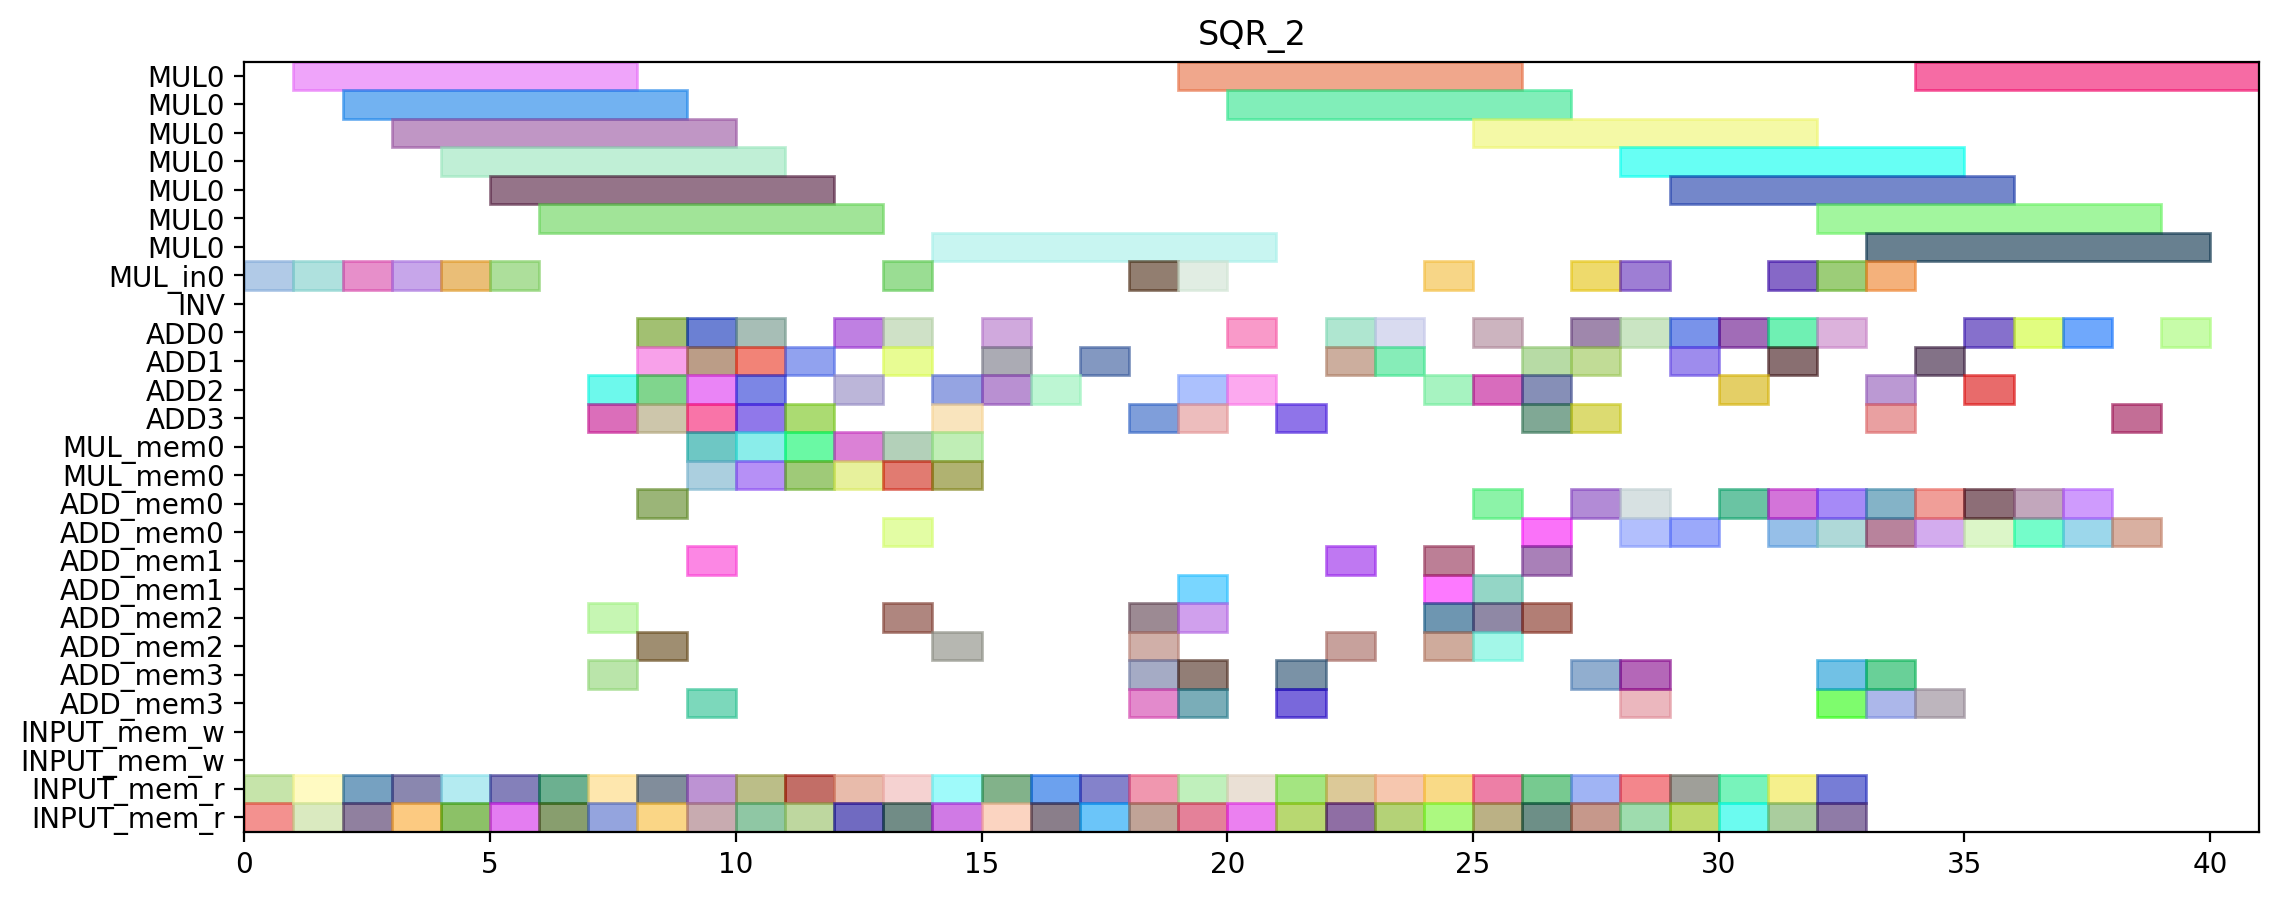

Generate this figure with Python:
from pyschedule import Scenario, solvers, plotters, alt


def solve():
	horizon = 124
	S = Scenario("SQR_2", horizon=horizon)

	# resource
	MUL = S.Resources('MUL', num=1, size=7)
	MUL_in = S.Resources('MUL_in', num=1)
	INV = S.Resource('INV')
	ADD = S.Resources('ADD', num=4, periods=range(1, horizon))
	MUL_mem = S.Resources('MUL_mem', num=1, size=2)
	ADD_mem = S.Resources('ADD_mem', num=4, size=2)
	INPUT_mem_w = S.Resource('INPUT_mem_w', size=2)
	INPUT_mem_r = S.Resource('INPUT_mem_r', size=2)

	# result of previous scheduling
	c_t2_t3_t1_in = S.Task('c_t2_t3_t1_in', length=1, delay_cost=1)
	S += c_t2_t3_t1_in >= 0
	c_t2_t3_t1_in += MUL_in[0]

	c_t2_t3_t1_mem0 = S.Task('c_t2_t3_t1_mem0', length=1, delay_cost=1)
	S += c_t2_t3_t1_mem0 >= 0
	c_t2_t3_t1_mem0 += INPUT_mem_r

	c_t2_t3_t1_mem1 = S.Task('c_t2_t3_t1_mem1', length=1, delay_cost=1)
	S += c_t2_t3_t1_mem1 >= 0
	c_t2_t3_t1_mem1 += INPUT_mem_r

	c_t1_t3_t0_in = S.Task('c_t1_t3_t0_in', length=1, delay_cost=1)
	S += c_t1_t3_t0_in >= 1
	c_t1_t3_t0_in += MUL_in[0]

	c_t1_t3_t0_mem0 = S.Task('c_t1_t3_t0_mem0', length=1, delay_cost=1)
	S += c_t1_t3_t0_mem0 >= 1
	c_t1_t3_t0_mem0 += INPUT_mem_r

	c_t1_t3_t0_mem1 = S.Task('c_t1_t3_t0_mem1', length=1, delay_cost=1)
	S += c_t1_t3_t0_mem1 >= 1
	c_t1_t3_t0_mem1 += INPUT_mem_r

	c_t2_t3_t1 = S.Task('c_t2_t3_t1', length=7, delay_cost=1)
	S += c_t2_t3_t1 >= 1
	c_t2_t3_t1 += MUL[0]

	c_t1_t3_t0 = S.Task('c_t1_t3_t0', length=7, delay_cost=1)
	S += c_t1_t3_t0 >= 2
	c_t1_t3_t0 += MUL[0]

	c_t2_t3_t0_in = S.Task('c_t2_t3_t0_in', length=1, delay_cost=1)
	S += c_t2_t3_t0_in >= 2
	c_t2_t3_t0_in += MUL_in[0]

	c_t2_t3_t0_mem0 = S.Task('c_t2_t3_t0_mem0', length=1, delay_cost=1)
	S += c_t2_t3_t0_mem0 >= 2
	c_t2_t3_t0_mem0 += INPUT_mem_r

	c_t2_t3_t0_mem1 = S.Task('c_t2_t3_t0_mem1', length=1, delay_cost=1)
	S += c_t2_t3_t0_mem1 >= 2
	c_t2_t3_t0_mem1 += INPUT_mem_r

	c_t0_t3_t1_in = S.Task('c_t0_t3_t1_in', length=1, delay_cost=1)
	S += c_t0_t3_t1_in >= 3
	c_t0_t3_t1_in += MUL_in[0]

	c_t0_t3_t1_mem0 = S.Task('c_t0_t3_t1_mem0', length=1, delay_cost=1)
	S += c_t0_t3_t1_mem0 >= 3
	c_t0_t3_t1_mem0 += INPUT_mem_r

	c_t0_t3_t1_mem1 = S.Task('c_t0_t3_t1_mem1', length=1, delay_cost=1)
	S += c_t0_t3_t1_mem1 >= 3
	c_t0_t3_t1_mem1 += INPUT_mem_r

	c_t2_t3_t0 = S.Task('c_t2_t3_t0', length=7, delay_cost=1)
	S += c_t2_t3_t0 >= 3
	c_t2_t3_t0 += MUL[0]

	c_t0_t3_t1 = S.Task('c_t0_t3_t1', length=7, delay_cost=1)
	S += c_t0_t3_t1 >= 4
	c_t0_t3_t1 += MUL[0]

	c_t1_t3_t1_in = S.Task('c_t1_t3_t1_in', length=1, delay_cost=1)
	S += c_t1_t3_t1_in >= 4
	c_t1_t3_t1_in += MUL_in[0]

	c_t1_t3_t1_mem0 = S.Task('c_t1_t3_t1_mem0', length=1, delay_cost=1)
	S += c_t1_t3_t1_mem0 >= 4
	c_t1_t3_t1_mem0 += INPUT_mem_r

	c_t1_t3_t1_mem1 = S.Task('c_t1_t3_t1_mem1', length=1, delay_cost=1)
	S += c_t1_t3_t1_mem1 >= 4
	c_t1_t3_t1_mem1 += INPUT_mem_r

	c_t0_t3_t0_in = S.Task('c_t0_t3_t0_in', length=1, delay_cost=1)
	S += c_t0_t3_t0_in >= 5
	c_t0_t3_t0_in += MUL_in[0]

	c_t0_t3_t0_mem0 = S.Task('c_t0_t3_t0_mem0', length=1, delay_cost=1)
	S += c_t0_t3_t0_mem0 >= 5
	c_t0_t3_t0_mem0 += INPUT_mem_r

	c_t0_t3_t0_mem1 = S.Task('c_t0_t3_t0_mem1', length=1, delay_cost=1)
	S += c_t0_t3_t0_mem1 >= 5
	c_t0_t3_t0_mem1 += INPUT_mem_r

	c_t1_t3_t1 = S.Task('c_t1_t3_t1', length=7, delay_cost=1)
	S += c_t1_t3_t1 >= 5
	c_t1_t3_t1 += MUL[0]

	c_t0_t3_t0 = S.Task('c_t0_t3_t0', length=7, delay_cost=1)
	S += c_t0_t3_t0 >= 6
	c_t0_t3_t0 += MUL[0]

	c_t1_a1__x10_mem0 = S.Task('c_t1_a1__x10_mem0', length=1, delay_cost=1)
	S += c_t1_a1__x10_mem0 >= 6
	c_t1_a1__x10_mem0 += INPUT_mem_r

	c_t2_a1__x00_mem0 = S.Task('c_t2_a1__x00_mem0', length=1, delay_cost=1)
	S += c_t2_a1__x00_mem0 >= 6
	c_t2_a1__x00_mem0 += INPUT_mem_r

	c_t0_a1__x00_mem0 = S.Task('c_t0_a1__x00_mem0', length=1, delay_cost=1)
	S += c_t0_a1__x00_mem0 >= 7
	c_t0_a1__x00_mem0 += INPUT_mem_r

	c_t1_a1__x00_mem0 = S.Task('c_t1_a1__x00_mem0', length=1, delay_cost=1)
	S += c_t1_a1__x00_mem0 >= 7
	c_t1_a1__x00_mem0 += INPUT_mem_r

	c_t1_a1__x10 = S.Task('c_t1_a1__x10', length=1, delay_cost=1)
	S += c_t1_a1__x10 >= 7
	c_t1_a1__x10 += ADD[2]

	c_t2_a1__x00 = S.Task('c_t2_a1__x00', length=1, delay_cost=1)
	S += c_t2_a1__x00 >= 7
	c_t2_a1__x00 += ADD[3]

	c_t0_a1__x00 = S.Task('c_t0_a1__x00', length=1, delay_cost=1)
	S += c_t0_a1__x00 >= 8
	c_t0_a1__x00 += ADD[0]

	c_t0_a1__x10_mem0 = S.Task('c_t0_a1__x10_mem0', length=1, delay_cost=1)
	S += c_t0_a1__x10_mem0 >= 8
	c_t0_a1__x10_mem0 += INPUT_mem_r

	c_t1_a1__x00 = S.Task('c_t1_a1__x00', length=1, delay_cost=1)
	S += c_t1_a1__x00 >= 8
	c_t1_a1__x00 += ADD[2]

	c_t2_a1__x10_mem0 = S.Task('c_t2_a1__x10_mem0', length=1, delay_cost=1)
	S += c_t2_a1__x10_mem0 >= 8
	c_t2_a1__x10_mem0 += INPUT_mem_r

	c_t0_a1__x10 = S.Task('c_t0_a1__x10', length=1, delay_cost=1)
	S += c_t0_a1__x10 >= 9
	c_t0_a1__x10 += ADD[1]

	c_t1_t3_t3_mem0 = S.Task('c_t1_t3_t3_mem0', length=1, delay_cost=1)
	S += c_t1_t3_t3_mem0 >= 9
	c_t1_t3_t3_mem0 += INPUT_mem_r

	c_t1_t3_t3_mem1 = S.Task('c_t1_t3_t3_mem1', length=1, delay_cost=1)
	S += c_t1_t3_t3_mem1 >= 9
	c_t1_t3_t3_mem1 += INPUT_mem_r

	c_t2_a1__x10 = S.Task('c_t2_a1__x10', length=1, delay_cost=1)
	S += c_t2_a1__x10 >= 9
	c_t2_a1__x10 += ADD[3]

	c_t1_t3_t3 = S.Task('c_t1_t3_t3', length=1, delay_cost=1)
	S += c_t1_t3_t3 >= 10
	c_t1_t3_t3 += ADD[3]

	c_t4001_mem0 = S.Task('c_t4001_mem0', length=1, delay_cost=1)
	S += c_t4001_mem0 >= 10
	c_t4001_mem0 += INPUT_mem_r

	c_t4001_mem1 = S.Task('c_t4001_mem1', length=1, delay_cost=1)
	S += c_t4001_mem1 >= 10
	c_t4001_mem1 += INPUT_mem_r

	c_t0_t3_t3_mem0 = S.Task('c_t0_t3_t3_mem0', length=1, delay_cost=1)
	S += c_t0_t3_t3_mem0 >= 11
	c_t0_t3_t3_mem0 += INPUT_mem_r

	c_t0_t3_t3_mem1 = S.Task('c_t0_t3_t3_mem1', length=1, delay_cost=1)
	S += c_t0_t3_t3_mem1 >= 11
	c_t0_t3_t3_mem1 += INPUT_mem_r

	c_t4001 = S.Task('c_t4001', length=1, delay_cost=1)
	S += c_t4001 >= 11
	c_t4001 += ADD[3]

	c_t0_t3_t2_mem0 = S.Task('c_t0_t3_t2_mem0', length=1, delay_cost=1)
	S += c_t0_t3_t2_mem0 >= 12
	c_t0_t3_t2_mem0 += INPUT_mem_r

	c_t0_t3_t2_mem1 = S.Task('c_t0_t3_t2_mem1', length=1, delay_cost=1)
	S += c_t0_t3_t2_mem1 >= 12
	c_t0_t3_t2_mem1 += INPUT_mem_r

	c_t0_t3_t3 = S.Task('c_t0_t3_t3', length=1, delay_cost=1)
	S += c_t0_t3_t3 >= 12
	c_t0_t3_t3 += ADD[2]

	c_t0_t3_t2 = S.Task('c_t0_t3_t2', length=1, delay_cost=1)
	S += c_t0_t3_t2 >= 13
	c_t0_t3_t2 += ADD[0]

	c_t3010_mem0 = S.Task('c_t3010_mem0', length=1, delay_cost=1)
	S += c_t3010_mem0 >= 13
	c_t3010_mem0 += INPUT_mem_r

	c_t3010_mem1 = S.Task('c_t3010_mem1', length=1, delay_cost=1)
	S += c_t3010_mem1 >= 13
	c_t3010_mem1 += INPUT_mem_r

	c_t3001_mem0 = S.Task('c_t3001_mem0', length=1, delay_cost=1)
	S += c_t3001_mem0 >= 14
	c_t3001_mem0 += INPUT_mem_r

	c_t3001_mem1 = S.Task('c_t3001_mem1', length=1, delay_cost=1)
	S += c_t3001_mem1 >= 14
	c_t3001_mem1 += INPUT_mem_r

	c_t3010 = S.Task('c_t3010', length=1, delay_cost=1)
	S += c_t3010 >= 14
	c_t3010 += ADD[2]

	c_t2_t11_mem0 = S.Task('c_t2_t11_mem0', length=1, delay_cost=1)
	S += c_t2_t11_mem0 >= 15
	c_t2_t11_mem0 += INPUT_mem_r

	c_t2_t11_mem1 = S.Task('c_t2_t11_mem1', length=1, delay_cost=1)
	S += c_t2_t11_mem1 >= 15
	c_t2_t11_mem1 += INPUT_mem_r

	c_t3001 = S.Task('c_t3001', length=1, delay_cost=1)
	S += c_t3001 >= 15
	c_t3001 += ADD[1]

	c_t0_t10_mem0 = S.Task('c_t0_t10_mem0', length=1, delay_cost=1)
	S += c_t0_t10_mem0 >= 16
	c_t0_t10_mem0 += INPUT_mem_r

	c_t0_t10_mem1 = S.Task('c_t0_t10_mem1', length=1, delay_cost=1)
	S += c_t0_t10_mem1 >= 16
	c_t0_t10_mem1 += INPUT_mem_r

	c_t2_t11 = S.Task('c_t2_t11', length=1, delay_cost=1)
	S += c_t2_t11 >= 16
	c_t2_t11 += ADD[2]

	c_t0_t10 = S.Task('c_t0_t10', length=1, delay_cost=1)
	S += c_t0_t10 >= 17
	c_t0_t10 += ADD[1]

	c_t3000_mem0 = S.Task('c_t3000_mem0', length=1, delay_cost=1)
	S += c_t3000_mem0 >= 17
	c_t3000_mem0 += INPUT_mem_r

	c_t3000_mem1 = S.Task('c_t3000_mem1', length=1, delay_cost=1)
	S += c_t3000_mem1 >= 17
	c_t3000_mem1 += INPUT_mem_r

	c_t1_t3_t2_mem0 = S.Task('c_t1_t3_t2_mem0', length=1, delay_cost=1)
	S += c_t1_t3_t2_mem0 >= 18
	c_t1_t3_t2_mem0 += INPUT_mem_r

	c_t1_t3_t2_mem1 = S.Task('c_t1_t3_t2_mem1', length=1, delay_cost=1)
	S += c_t1_t3_t2_mem1 >= 18
	c_t1_t3_t2_mem1 += INPUT_mem_r

	c_t3000 = S.Task('c_t3000', length=1, delay_cost=1)
	S += c_t3000 >= 18
	c_t3000 += ADD[3]

	c_t1_t3_t2 = S.Task('c_t1_t3_t2', length=1, delay_cost=1)
	S += c_t1_t3_t2 >= 19
	c_t1_t3_t2 += ADD[2]

	c_t2_t3_t2_mem0 = S.Task('c_t2_t3_t2_mem0', length=1, delay_cost=1)
	S += c_t2_t3_t2_mem0 >= 19
	c_t2_t3_t2_mem0 += INPUT_mem_r

	c_t2_t3_t2_mem1 = S.Task('c_t2_t3_t2_mem1', length=1, delay_cost=1)
	S += c_t2_t3_t2_mem1 >= 19
	c_t2_t3_t2_mem1 += INPUT_mem_r

	c_t2_t3_t2 = S.Task('c_t2_t3_t2', length=1, delay_cost=1)
	S += c_t2_t3_t2 >= 20
	c_t2_t3_t2 += ADD[0]

	c_t4000_mem0 = S.Task('c_t4000_mem0', length=1, delay_cost=1)
	S += c_t4000_mem0 >= 20
	c_t4000_mem0 += INPUT_mem_r

	c_t4000_mem1 = S.Task('c_t4000_mem1', length=1, delay_cost=1)
	S += c_t4000_mem1 >= 20
	c_t4000_mem1 += INPUT_mem_r

	c_t2_t10_mem0 = S.Task('c_t2_t10_mem0', length=1, delay_cost=1)
	S += c_t2_t10_mem0 >= 21
	c_t2_t10_mem0 += INPUT_mem_r

	c_t2_t10_mem1 = S.Task('c_t2_t10_mem1', length=1, delay_cost=1)
	S += c_t2_t10_mem1 >= 21
	c_t2_t10_mem1 += INPUT_mem_r

	c_t4000 = S.Task('c_t4000', length=1, delay_cost=1)
	S += c_t4000 >= 21
	c_t4000 += ADD[3]

	c_t1_t11_mem0 = S.Task('c_t1_t11_mem0', length=1, delay_cost=1)
	S += c_t1_t11_mem0 >= 22
	c_t1_t11_mem0 += INPUT_mem_r

	c_t1_t11_mem1 = S.Task('c_t1_t11_mem1', length=1, delay_cost=1)
	S += c_t1_t11_mem1 >= 22
	c_t1_t11_mem1 += INPUT_mem_r

	c_t2_t10 = S.Task('c_t2_t10', length=1, delay_cost=1)
	S += c_t2_t10 >= 22
	c_t2_t10 += ADD[1]

	c_t1_t11 = S.Task('c_t1_t11', length=1, delay_cost=1)
	S += c_t1_t11 >= 23
	c_t1_t11 += ADD[0]

	c_t3011_mem0 = S.Task('c_t3011_mem0', length=1, delay_cost=1)
	S += c_t3011_mem0 >= 23
	c_t3011_mem0 += INPUT_mem_r

	c_t3011_mem1 = S.Task('c_t3011_mem1', length=1, delay_cost=1)
	S += c_t3011_mem1 >= 23
	c_t3011_mem1 += INPUT_mem_r

	c_t0_t11_mem0 = S.Task('c_t0_t11_mem0', length=1, delay_cost=1)
	S += c_t0_t11_mem0 >= 24
	c_t0_t11_mem0 += INPUT_mem_r

	c_t0_t11_mem1 = S.Task('c_t0_t11_mem1', length=1, delay_cost=1)
	S += c_t0_t11_mem1 >= 24
	c_t0_t11_mem1 += INPUT_mem_r

	c_t3011 = S.Task('c_t3011', length=1, delay_cost=1)
	S += c_t3011 >= 24
	c_t3011 += ADD[2]

	c_t0_t11 = S.Task('c_t0_t11', length=1, delay_cost=1)
	S += c_t0_t11 >= 25
	c_t0_t11 += ADD[0]

	c_t1_t10_mem0 = S.Task('c_t1_t10_mem0', length=1, delay_cost=1)
	S += c_t1_t10_mem0 >= 25
	c_t1_t10_mem0 += INPUT_mem_r

	c_t1_t10_mem1 = S.Task('c_t1_t10_mem1', length=1, delay_cost=1)
	S += c_t1_t10_mem1 >= 25
	c_t1_t10_mem1 += INPUT_mem_r

	c_t1_t10 = S.Task('c_t1_t10', length=1, delay_cost=1)
	S += c_t1_t10 >= 26
	c_t1_t10 += ADD[1]

	c_t2_t3_t3_mem0 = S.Task('c_t2_t3_t3_mem0', length=1, delay_cost=1)
	S += c_t2_t3_t3_mem0 >= 26
	c_t2_t3_t3_mem0 += INPUT_mem_r

	c_t2_t3_t3_mem1 = S.Task('c_t2_t3_t3_mem1', length=1, delay_cost=1)
	S += c_t2_t3_t3_mem1 >= 26
	c_t2_t3_t3_mem1 += INPUT_mem_r

	c_t2_t3_t3 = S.Task('c_t2_t3_t3', length=1, delay_cost=1)
	S += c_t2_t3_t3 >= 27
	c_t2_t3_t3 += ADD[3]

	c_t4010_mem0 = S.Task('c_t4010_mem0', length=1, delay_cost=1)
	S += c_t4010_mem0 >= 27
	c_t4010_mem0 += INPUT_mem_r

	c_t4010_mem1 = S.Task('c_t4010_mem1', length=1, delay_cost=1)
	S += c_t4010_mem1 >= 27
	c_t4010_mem1 += INPUT_mem_r

	c_t4010 = S.Task('c_t4010', length=1, delay_cost=1)
	S += c_t4010 >= 28
	c_t4010 += ADD[0]

	c_t5000_mem0 = S.Task('c_t5000_mem0', length=1, delay_cost=1)
	S += c_t5000_mem0 >= 28
	c_t5000_mem0 += INPUT_mem_r

	c_t5000_mem1 = S.Task('c_t5000_mem1', length=1, delay_cost=1)
	S += c_t5000_mem1 >= 28
	c_t5000_mem1 += INPUT_mem_r

	c_t5000 = S.Task('c_t5000', length=1, delay_cost=1)
	S += c_t5000 >= 29
	c_t5000 += ADD[0]

	c_t5011_mem0 = S.Task('c_t5011_mem0', length=1, delay_cost=1)
	S += c_t5011_mem0 >= 29
	c_t5011_mem0 += INPUT_mem_r

	c_t5011_mem1 = S.Task('c_t5011_mem1', length=1, delay_cost=1)
	S += c_t5011_mem1 >= 29
	c_t5011_mem1 += INPUT_mem_r

	c_t5010_mem0 = S.Task('c_t5010_mem0', length=1, delay_cost=1)
	S += c_t5010_mem0 >= 30
	c_t5010_mem0 += INPUT_mem_r

	c_t5010_mem1 = S.Task('c_t5010_mem1', length=1, delay_cost=1)
	S += c_t5010_mem1 >= 30
	c_t5010_mem1 += INPUT_mem_r

	c_t5011 = S.Task('c_t5011', length=1, delay_cost=1)
	S += c_t5011 >= 30
	c_t5011 += ADD[0]

	c_t4011_mem0 = S.Task('c_t4011_mem0', length=1, delay_cost=1)
	S += c_t4011_mem0 >= 31
	c_t4011_mem0 += INPUT_mem_r

	c_t4011_mem1 = S.Task('c_t4011_mem1', length=1, delay_cost=1)
	S += c_t4011_mem1 >= 31
	c_t4011_mem1 += INPUT_mem_r

	c_t5010 = S.Task('c_t5010', length=1, delay_cost=1)
	S += c_t5010 >= 31
	c_t5010 += ADD[0]

	c_t4011 = S.Task('c_t4011', length=1, delay_cost=1)
	S += c_t4011 >= 32
	c_t4011 += ADD[0]

	c_t5001_mem0 = S.Task('c_t5001_mem0', length=1, delay_cost=1)
	S += c_t5001_mem0 >= 32
	c_t5001_mem0 += INPUT_mem_r

	c_t5001_mem1 = S.Task('c_t5001_mem1', length=1, delay_cost=1)
	S += c_t5001_mem1 >= 32
	c_t5001_mem1 += INPUT_mem_r

	c_t5001 = S.Task('c_t5001', length=1, delay_cost=1)
	S += c_t5001 >= 33
	c_t5001 += ADD[3]


	# new tasks
	c_t0_a1__x01 = S.Task('c_t0_a1__x01', length=1, delay_cost=1)
	c_t0_a1__x01 += alt(ADD)

	c_t0_a1__x01_mem0 = S.Task('c_t0_a1__x01_mem0', length=1, delay_cost=1)
	c_t0_a1__x01_mem0 += ADD_mem[0]
	S += 8 < c_t0_a1__x01_mem0
	S += c_t0_a1__x01_mem0 <= c_t0_a1__x01

	c_t0_a1__x11 = S.Task('c_t0_a1__x11', length=1, delay_cost=1)
	c_t0_a1__x11 += alt(ADD)

	c_t0_a1__x11_mem0 = S.Task('c_t0_a1__x11_mem0', length=1, delay_cost=1)
	c_t0_a1__x11_mem0 += ADD_mem[1]
	S += 9 < c_t0_a1__x11_mem0
	S += c_t0_a1__x11_mem0 <= c_t0_a1__x11

	c_t0_t2_t3 = S.Task('c_t0_t2_t3', length=1, delay_cost=1)
	c_t0_t2_t3 += alt(ADD)

	c_t0_t2_t3_mem0 = S.Task('c_t0_t2_t3_mem0', length=1, delay_cost=1)
	c_t0_t2_t3_mem0 += ADD_mem[1]
	S += 17 < c_t0_t2_t3_mem0
	S += c_t0_t2_t3_mem0 <= c_t0_t2_t3

	c_t0_t2_t3_mem1 = S.Task('c_t0_t2_t3_mem1', length=1, delay_cost=1)
	c_t0_t2_t3_mem1 += ADD_mem[0]
	S += 25 < c_t0_t2_t3_mem1
	S += c_t0_t2_t3_mem1 <= c_t0_t2_t3

	c_t0_t3_t4_in = S.Task('c_t0_t3_t4_in', length=1, delay_cost=1)
	c_t0_t3_t4_in += alt(MUL_in)
	c_t0_t3_t4 = S.Task('c_t0_t3_t4', length=7, delay_cost=1)
	c_t0_t3_t4 += alt(MUL)
	S += c_t0_t3_t4>=c_t0_t3_t4_in

	c_t0_t3_t4_mem0 = S.Task('c_t0_t3_t4_mem0', length=1, delay_cost=1)
	c_t0_t3_t4_mem0 += ADD_mem[0]
	S += 13 < c_t0_t3_t4_mem0
	S += c_t0_t3_t4_mem0 <= c_t0_t3_t4

	c_t0_t3_t4_mem1 = S.Task('c_t0_t3_t4_mem1', length=1, delay_cost=1)
	c_t0_t3_t4_mem1 += ADD_mem[2]
	S += 12 < c_t0_t3_t4_mem1
	S += c_t0_t3_t4_mem1 <= c_t0_t3_t4

	c_t0_t30 = S.Task('c_t0_t30', length=1, delay_cost=1)
	c_t0_t30 += alt(ADD)

	c_t0_t30_mem0 = S.Task('c_t0_t30_mem0', length=1, delay_cost=1)
	c_t0_t30_mem0 += MUL_mem[0]
	S += 12 < c_t0_t30_mem0
	S += c_t0_t30_mem0 <= c_t0_t30

	c_t0_t30_mem1 = S.Task('c_t0_t30_mem1', length=1, delay_cost=1)
	c_t0_t30_mem1 += MUL_mem[0]
	S += 10 < c_t0_t30_mem1
	S += c_t0_t30_mem1 <= c_t0_t30

	c_t0_t3_t5 = S.Task('c_t0_t3_t5', length=1, delay_cost=1)
	c_t0_t3_t5 += alt(ADD)

	c_t0_t3_t5_mem0 = S.Task('c_t0_t3_t5_mem0', length=1, delay_cost=1)
	c_t0_t3_t5_mem0 += MUL_mem[0]
	S += 12 < c_t0_t3_t5_mem0
	S += c_t0_t3_t5_mem0 <= c_t0_t3_t5

	c_t0_t3_t5_mem1 = S.Task('c_t0_t3_t5_mem1', length=1, delay_cost=1)
	c_t0_t3_t5_mem1 += MUL_mem[0]
	S += 10 < c_t0_t3_t5_mem1
	S += c_t0_t3_t5_mem1 <= c_t0_t3_t5

	c_t1_a1__x01 = S.Task('c_t1_a1__x01', length=1, delay_cost=1)
	c_t1_a1__x01 += alt(ADD)

	c_t1_a1__x01_mem0 = S.Task('c_t1_a1__x01_mem0', length=1, delay_cost=1)
	c_t1_a1__x01_mem0 += ADD_mem[2]
	S += 8 < c_t1_a1__x01_mem0
	S += c_t1_a1__x01_mem0 <= c_t1_a1__x01

	c_t1_a1__x11 = S.Task('c_t1_a1__x11', length=1, delay_cost=1)
	c_t1_a1__x11 += alt(ADD)

	c_t1_a1__x11_mem0 = S.Task('c_t1_a1__x11_mem0', length=1, delay_cost=1)
	c_t1_a1__x11_mem0 += ADD_mem[2]
	S += 7 < c_t1_a1__x11_mem0
	S += c_t1_a1__x11_mem0 <= c_t1_a1__x11

	c_t1_t2_t3 = S.Task('c_t1_t2_t3', length=1, delay_cost=1)
	c_t1_t2_t3 += alt(ADD)

	c_t1_t2_t3_mem0 = S.Task('c_t1_t2_t3_mem0', length=1, delay_cost=1)
	c_t1_t2_t3_mem0 += ADD_mem[1]
	S += 26 < c_t1_t2_t3_mem0
	S += c_t1_t2_t3_mem0 <= c_t1_t2_t3

	c_t1_t2_t3_mem1 = S.Task('c_t1_t2_t3_mem1', length=1, delay_cost=1)
	c_t1_t2_t3_mem1 += ADD_mem[0]
	S += 23 < c_t1_t2_t3_mem1
	S += c_t1_t2_t3_mem1 <= c_t1_t2_t3

	c_t1_t3_t4_in = S.Task('c_t1_t3_t4_in', length=1, delay_cost=1)
	c_t1_t3_t4_in += alt(MUL_in)
	c_t1_t3_t4 = S.Task('c_t1_t3_t4', length=7, delay_cost=1)
	c_t1_t3_t4 += alt(MUL)
	S += c_t1_t3_t4>=c_t1_t3_t4_in

	c_t1_t3_t4_mem0 = S.Task('c_t1_t3_t4_mem0', length=1, delay_cost=1)
	c_t1_t3_t4_mem0 += ADD_mem[2]
	S += 19 < c_t1_t3_t4_mem0
	S += c_t1_t3_t4_mem0 <= c_t1_t3_t4

	c_t1_t3_t4_mem1 = S.Task('c_t1_t3_t4_mem1', length=1, delay_cost=1)
	c_t1_t3_t4_mem1 += ADD_mem[3]
	S += 10 < c_t1_t3_t4_mem1
	S += c_t1_t3_t4_mem1 <= c_t1_t3_t4

	c_t1_t30 = S.Task('c_t1_t30', length=1, delay_cost=1)
	c_t1_t30 += alt(ADD)

	c_t1_t30_mem0 = S.Task('c_t1_t30_mem0', length=1, delay_cost=1)
	c_t1_t30_mem0 += MUL_mem[0]
	S += 8 < c_t1_t30_mem0
	S += c_t1_t30_mem0 <= c_t1_t30

	c_t1_t30_mem1 = S.Task('c_t1_t30_mem1', length=1, delay_cost=1)
	c_t1_t30_mem1 += MUL_mem[0]
	S += 11 < c_t1_t30_mem1
	S += c_t1_t30_mem1 <= c_t1_t30

	c_t1_t3_t5 = S.Task('c_t1_t3_t5', length=1, delay_cost=1)
	c_t1_t3_t5 += alt(ADD)

	c_t1_t3_t5_mem0 = S.Task('c_t1_t3_t5_mem0', length=1, delay_cost=1)
	c_t1_t3_t5_mem0 += MUL_mem[0]
	S += 8 < c_t1_t3_t5_mem0
	S += c_t1_t3_t5_mem0 <= c_t1_t3_t5

	c_t1_t3_t5_mem1 = S.Task('c_t1_t3_t5_mem1', length=1, delay_cost=1)
	c_t1_t3_t5_mem1 += MUL_mem[0]
	S += 11 < c_t1_t3_t5_mem1
	S += c_t1_t3_t5_mem1 <= c_t1_t3_t5

	c_t2_a1__x01 = S.Task('c_t2_a1__x01', length=1, delay_cost=1)
	c_t2_a1__x01 += alt(ADD)

	c_t2_a1__x01_mem0 = S.Task('c_t2_a1__x01_mem0', length=1, delay_cost=1)
	c_t2_a1__x01_mem0 += ADD_mem[3]
	S += 7 < c_t2_a1__x01_mem0
	S += c_t2_a1__x01_mem0 <= c_t2_a1__x01

	c_t2_a1__x11 = S.Task('c_t2_a1__x11', length=1, delay_cost=1)
	c_t2_a1__x11 += alt(ADD)

	c_t2_a1__x11_mem0 = S.Task('c_t2_a1__x11_mem0', length=1, delay_cost=1)
	c_t2_a1__x11_mem0 += ADD_mem[3]
	S += 9 < c_t2_a1__x11_mem0
	S += c_t2_a1__x11_mem0 <= c_t2_a1__x11

	c_t2_t2_t3 = S.Task('c_t2_t2_t3', length=1, delay_cost=1)
	c_t2_t2_t3 += alt(ADD)

	c_t2_t2_t3_mem0 = S.Task('c_t2_t2_t3_mem0', length=1, delay_cost=1)
	c_t2_t2_t3_mem0 += ADD_mem[1]
	S += 22 < c_t2_t2_t3_mem0
	S += c_t2_t2_t3_mem0 <= c_t2_t2_t3

	c_t2_t2_t3_mem1 = S.Task('c_t2_t2_t3_mem1', length=1, delay_cost=1)
	c_t2_t2_t3_mem1 += ADD_mem[2]
	S += 16 < c_t2_t2_t3_mem1
	S += c_t2_t2_t3_mem1 <= c_t2_t2_t3

	c_t2_t3_t4_in = S.Task('c_t2_t3_t4_in', length=1, delay_cost=1)
	c_t2_t3_t4_in += alt(MUL_in)
	c_t2_t3_t4 = S.Task('c_t2_t3_t4', length=7, delay_cost=1)
	c_t2_t3_t4 += alt(MUL)
	S += c_t2_t3_t4>=c_t2_t3_t4_in

	c_t2_t3_t4_mem0 = S.Task('c_t2_t3_t4_mem0', length=1, delay_cost=1)
	c_t2_t3_t4_mem0 += ADD_mem[0]
	S += 20 < c_t2_t3_t4_mem0
	S += c_t2_t3_t4_mem0 <= c_t2_t3_t4

	c_t2_t3_t4_mem1 = S.Task('c_t2_t3_t4_mem1', length=1, delay_cost=1)
	c_t2_t3_t4_mem1 += ADD_mem[3]
	S += 27 < c_t2_t3_t4_mem1
	S += c_t2_t3_t4_mem1 <= c_t2_t3_t4

	c_t2_t30 = S.Task('c_t2_t30', length=1, delay_cost=1)
	c_t2_t30 += alt(ADD)

	c_t2_t30_mem0 = S.Task('c_t2_t30_mem0', length=1, delay_cost=1)
	c_t2_t30_mem0 += MUL_mem[0]
	S += 9 < c_t2_t30_mem0
	S += c_t2_t30_mem0 <= c_t2_t30

	c_t2_t30_mem1 = S.Task('c_t2_t30_mem1', length=1, delay_cost=1)
	c_t2_t30_mem1 += MUL_mem[0]
	S += 7 < c_t2_t30_mem1
	S += c_t2_t30_mem1 <= c_t2_t30

	c_t2_t3_t5 = S.Task('c_t2_t3_t5', length=1, delay_cost=1)
	c_t2_t3_t5 += alt(ADD)

	c_t2_t3_t5_mem0 = S.Task('c_t2_t3_t5_mem0', length=1, delay_cost=1)
	c_t2_t3_t5_mem0 += MUL_mem[0]
	S += 9 < c_t2_t3_t5_mem0
	S += c_t2_t3_t5_mem0 <= c_t2_t3_t5

	c_t2_t3_t5_mem1 = S.Task('c_t2_t3_t5_mem1', length=1, delay_cost=1)
	c_t2_t3_t5_mem1 += MUL_mem[0]
	S += 7 < c_t2_t3_t5_mem1
	S += c_t2_t3_t5_mem1 <= c_t2_t3_t5

	c_t3_a1__x00 = S.Task('c_t3_a1__x00', length=1, delay_cost=1)
	c_t3_a1__x00 += alt(ADD)

	c_t3_a1__x00_mem0 = S.Task('c_t3_a1__x00_mem0', length=1, delay_cost=1)
	c_t3_a1__x00_mem0 += ADD_mem[2]
	S += 14 < c_t3_a1__x00_mem0
	S += c_t3_a1__x00_mem0 <= c_t3_a1__x00

	c_t3_a1__x10 = S.Task('c_t3_a1__x10', length=1, delay_cost=1)
	c_t3_a1__x10 += alt(ADD)

	c_t3_a1__x10_mem0 = S.Task('c_t3_a1__x10_mem0', length=1, delay_cost=1)
	c_t3_a1__x10_mem0 += ADD_mem[2]
	S += 24 < c_t3_a1__x10_mem0
	S += c_t3_a1__x10_mem0 <= c_t3_a1__x10

	c_t3_t10 = S.Task('c_t3_t10', length=1, delay_cost=1)
	c_t3_t10 += alt(ADD)

	c_t3_t10_mem0 = S.Task('c_t3_t10_mem0', length=1, delay_cost=1)
	c_t3_t10_mem0 += ADD_mem[3]
	S += 18 < c_t3_t10_mem0
	S += c_t3_t10_mem0 <= c_t3_t10

	c_t3_t10_mem1 = S.Task('c_t3_t10_mem1', length=1, delay_cost=1)
	c_t3_t10_mem1 += ADD_mem[2]
	S += 14 < c_t3_t10_mem1
	S += c_t3_t10_mem1 <= c_t3_t10

	c_t3_t11 = S.Task('c_t3_t11', length=1, delay_cost=1)
	c_t3_t11 += alt(ADD)

	c_t3_t11_mem0 = S.Task('c_t3_t11_mem0', length=1, delay_cost=1)
	c_t3_t11_mem0 += ADD_mem[1]
	S += 15 < c_t3_t11_mem0
	S += c_t3_t11_mem0 <= c_t3_t11

	c_t3_t11_mem1 = S.Task('c_t3_t11_mem1', length=1, delay_cost=1)
	c_t3_t11_mem1 += ADD_mem[2]
	S += 24 < c_t3_t11_mem1
	S += c_t3_t11_mem1 <= c_t3_t11

	c_t3_t3_t0_in = S.Task('c_t3_t3_t0_in', length=1, delay_cost=1)
	c_t3_t3_t0_in += alt(MUL_in)
	c_t3_t3_t0 = S.Task('c_t3_t3_t0', length=7, delay_cost=1)
	c_t3_t3_t0 += alt(MUL)
	S += c_t3_t3_t0>=c_t3_t3_t0_in

	c_t3_t3_t0_mem0 = S.Task('c_t3_t3_t0_mem0', length=1, delay_cost=1)
	c_t3_t3_t0_mem0 += ADD_mem[3]
	S += 18 < c_t3_t3_t0_mem0
	S += c_t3_t3_t0_mem0 <= c_t3_t3_t0

	c_t3_t3_t0_mem1 = S.Task('c_t3_t3_t0_mem1', length=1, delay_cost=1)
	c_t3_t3_t0_mem1 += ADD_mem[2]
	S += 14 < c_t3_t3_t0_mem1
	S += c_t3_t3_t0_mem1 <= c_t3_t3_t0

	c_t3_t3_t1_in = S.Task('c_t3_t3_t1_in', length=1, delay_cost=1)
	c_t3_t3_t1_in += alt(MUL_in)
	c_t3_t3_t1 = S.Task('c_t3_t3_t1', length=7, delay_cost=1)
	c_t3_t3_t1 += alt(MUL)
	S += c_t3_t3_t1>=c_t3_t3_t1_in

	c_t3_t3_t1_mem0 = S.Task('c_t3_t3_t1_mem0', length=1, delay_cost=1)
	c_t3_t3_t1_mem0 += ADD_mem[1]
	S += 15 < c_t3_t3_t1_mem0
	S += c_t3_t3_t1_mem0 <= c_t3_t3_t1

	c_t3_t3_t1_mem1 = S.Task('c_t3_t3_t1_mem1', length=1, delay_cost=1)
	c_t3_t3_t1_mem1 += ADD_mem[2]
	S += 24 < c_t3_t3_t1_mem1
	S += c_t3_t3_t1_mem1 <= c_t3_t3_t1

	c_t3_t3_t2 = S.Task('c_t3_t3_t2', length=1, delay_cost=1)
	c_t3_t3_t2 += alt(ADD)

	c_t3_t3_t2_mem0 = S.Task('c_t3_t3_t2_mem0', length=1, delay_cost=1)
	c_t3_t3_t2_mem0 += ADD_mem[3]
	S += 18 < c_t3_t3_t2_mem0
	S += c_t3_t3_t2_mem0 <= c_t3_t3_t2

	c_t3_t3_t2_mem1 = S.Task('c_t3_t3_t2_mem1', length=1, delay_cost=1)
	c_t3_t3_t2_mem1 += ADD_mem[1]
	S += 15 < c_t3_t3_t2_mem1
	S += c_t3_t3_t2_mem1 <= c_t3_t3_t2

	c_t3_t3_t3 = S.Task('c_t3_t3_t3', length=1, delay_cost=1)
	c_t3_t3_t3 += alt(ADD)

	c_t3_t3_t3_mem0 = S.Task('c_t3_t3_t3_mem0', length=1, delay_cost=1)
	c_t3_t3_t3_mem0 += ADD_mem[2]
	S += 14 < c_t3_t3_t3_mem0
	S += c_t3_t3_t3_mem0 <= c_t3_t3_t3

	c_t3_t3_t3_mem1 = S.Task('c_t3_t3_t3_mem1', length=1, delay_cost=1)
	c_t3_t3_t3_mem1 += ADD_mem[2]
	S += 24 < c_t3_t3_t3_mem1
	S += c_t3_t3_t3_mem1 <= c_t3_t3_t3

	c_t4_a1__x00 = S.Task('c_t4_a1__x00', length=1, delay_cost=1)
	c_t4_a1__x00 += alt(ADD)

	c_t4_a1__x00_mem0 = S.Task('c_t4_a1__x00_mem0', length=1, delay_cost=1)
	c_t4_a1__x00_mem0 += ADD_mem[0]
	S += 28 < c_t4_a1__x00_mem0
	S += c_t4_a1__x00_mem0 <= c_t4_a1__x00

	c_t4_a1__x10 = S.Task('c_t4_a1__x10', length=1, delay_cost=1)
	c_t4_a1__x10 += alt(ADD)

	c_t4_a1__x10_mem0 = S.Task('c_t4_a1__x10_mem0', length=1, delay_cost=1)
	c_t4_a1__x10_mem0 += ADD_mem[0]
	S += 32 < c_t4_a1__x10_mem0
	S += c_t4_a1__x10_mem0 <= c_t4_a1__x10

	c_t4_t10 = S.Task('c_t4_t10', length=1, delay_cost=1)
	c_t4_t10 += alt(ADD)

	c_t4_t10_mem0 = S.Task('c_t4_t10_mem0', length=1, delay_cost=1)
	c_t4_t10_mem0 += ADD_mem[3]
	S += 21 < c_t4_t10_mem0
	S += c_t4_t10_mem0 <= c_t4_t10

	c_t4_t10_mem1 = S.Task('c_t4_t10_mem1', length=1, delay_cost=1)
	c_t4_t10_mem1 += ADD_mem[0]
	S += 28 < c_t4_t10_mem1
	S += c_t4_t10_mem1 <= c_t4_t10

	c_t4_t11 = S.Task('c_t4_t11', length=1, delay_cost=1)
	c_t4_t11 += alt(ADD)

	c_t4_t11_mem0 = S.Task('c_t4_t11_mem0', length=1, delay_cost=1)
	c_t4_t11_mem0 += ADD_mem[3]
	S += 11 < c_t4_t11_mem0
	S += c_t4_t11_mem0 <= c_t4_t11

	c_t4_t11_mem1 = S.Task('c_t4_t11_mem1', length=1, delay_cost=1)
	c_t4_t11_mem1 += ADD_mem[0]
	S += 32 < c_t4_t11_mem1
	S += c_t4_t11_mem1 <= c_t4_t11

	c_t4_t3_t0_in = S.Task('c_t4_t3_t0_in', length=1, delay_cost=1)
	c_t4_t3_t0_in += alt(MUL_in)
	c_t4_t3_t0 = S.Task('c_t4_t3_t0', length=7, delay_cost=1)
	c_t4_t3_t0 += alt(MUL)
	S += c_t4_t3_t0>=c_t4_t3_t0_in

	c_t4_t3_t0_mem0 = S.Task('c_t4_t3_t0_mem0', length=1, delay_cost=1)
	c_t4_t3_t0_mem0 += ADD_mem[3]
	S += 21 < c_t4_t3_t0_mem0
	S += c_t4_t3_t0_mem0 <= c_t4_t3_t0

	c_t4_t3_t0_mem1 = S.Task('c_t4_t3_t0_mem1', length=1, delay_cost=1)
	c_t4_t3_t0_mem1 += ADD_mem[0]
	S += 28 < c_t4_t3_t0_mem1
	S += c_t4_t3_t0_mem1 <= c_t4_t3_t0

	c_t4_t3_t1_in = S.Task('c_t4_t3_t1_in', length=1, delay_cost=1)
	c_t4_t3_t1_in += alt(MUL_in)
	c_t4_t3_t1 = S.Task('c_t4_t3_t1', length=7, delay_cost=1)
	c_t4_t3_t1 += alt(MUL)
	S += c_t4_t3_t1>=c_t4_t3_t1_in

	c_t4_t3_t1_mem0 = S.Task('c_t4_t3_t1_mem0', length=1, delay_cost=1)
	c_t4_t3_t1_mem0 += ADD_mem[3]
	S += 11 < c_t4_t3_t1_mem0
	S += c_t4_t3_t1_mem0 <= c_t4_t3_t1

	c_t4_t3_t1_mem1 = S.Task('c_t4_t3_t1_mem1', length=1, delay_cost=1)
	c_t4_t3_t1_mem1 += ADD_mem[0]
	S += 32 < c_t4_t3_t1_mem1
	S += c_t4_t3_t1_mem1 <= c_t4_t3_t1

	c_t4_t3_t2 = S.Task('c_t4_t3_t2', length=1, delay_cost=1)
	c_t4_t3_t2 += alt(ADD)

	c_t4_t3_t2_mem0 = S.Task('c_t4_t3_t2_mem0', length=1, delay_cost=1)
	c_t4_t3_t2_mem0 += ADD_mem[3]
	S += 21 < c_t4_t3_t2_mem0
	S += c_t4_t3_t2_mem0 <= c_t4_t3_t2

	c_t4_t3_t2_mem1 = S.Task('c_t4_t3_t2_mem1', length=1, delay_cost=1)
	c_t4_t3_t2_mem1 += ADD_mem[3]
	S += 11 < c_t4_t3_t2_mem1
	S += c_t4_t3_t2_mem1 <= c_t4_t3_t2

	c_t4_t3_t3 = S.Task('c_t4_t3_t3', length=1, delay_cost=1)
	c_t4_t3_t3 += alt(ADD)

	c_t4_t3_t3_mem0 = S.Task('c_t4_t3_t3_mem0', length=1, delay_cost=1)
	c_t4_t3_t3_mem0 += ADD_mem[0]
	S += 28 < c_t4_t3_t3_mem0
	S += c_t4_t3_t3_mem0 <= c_t4_t3_t3

	c_t4_t3_t3_mem1 = S.Task('c_t4_t3_t3_mem1', length=1, delay_cost=1)
	c_t4_t3_t3_mem1 += ADD_mem[0]
	S += 32 < c_t4_t3_t3_mem1
	S += c_t4_t3_t3_mem1 <= c_t4_t3_t3

	c_t5_a1__x00 = S.Task('c_t5_a1__x00', length=1, delay_cost=1)
	c_t5_a1__x00 += alt(ADD)

	c_t5_a1__x00_mem0 = S.Task('c_t5_a1__x00_mem0', length=1, delay_cost=1)
	c_t5_a1__x00_mem0 += ADD_mem[0]
	S += 31 < c_t5_a1__x00_mem0
	S += c_t5_a1__x00_mem0 <= c_t5_a1__x00

	c_t5_a1__x10 = S.Task('c_t5_a1__x10', length=1, delay_cost=1)
	c_t5_a1__x10 += alt(ADD)

	c_t5_a1__x10_mem0 = S.Task('c_t5_a1__x10_mem0', length=1, delay_cost=1)
	c_t5_a1__x10_mem0 += ADD_mem[0]
	S += 30 < c_t5_a1__x10_mem0
	S += c_t5_a1__x10_mem0 <= c_t5_a1__x10

	c_t5_t10 = S.Task('c_t5_t10', length=1, delay_cost=1)
	c_t5_t10 += alt(ADD)

	c_t5_t10_mem0 = S.Task('c_t5_t10_mem0', length=1, delay_cost=1)
	c_t5_t10_mem0 += ADD_mem[0]
	S += 29 < c_t5_t10_mem0
	S += c_t5_t10_mem0 <= c_t5_t10

	c_t5_t10_mem1 = S.Task('c_t5_t10_mem1', length=1, delay_cost=1)
	c_t5_t10_mem1 += ADD_mem[0]
	S += 31 < c_t5_t10_mem1
	S += c_t5_t10_mem1 <= c_t5_t10

	c_t5_t11 = S.Task('c_t5_t11', length=1, delay_cost=1)
	c_t5_t11 += alt(ADD)

	c_t5_t11_mem0 = S.Task('c_t5_t11_mem0', length=1, delay_cost=1)
	c_t5_t11_mem0 += ADD_mem[3]
	S += 33 < c_t5_t11_mem0
	S += c_t5_t11_mem0 <= c_t5_t11

	c_t5_t11_mem1 = S.Task('c_t5_t11_mem1', length=1, delay_cost=1)
	c_t5_t11_mem1 += ADD_mem[0]
	S += 30 < c_t5_t11_mem1
	S += c_t5_t11_mem1 <= c_t5_t11

	c_t5_t3_t0_in = S.Task('c_t5_t3_t0_in', length=1, delay_cost=1)
	c_t5_t3_t0_in += alt(MUL_in)
	c_t5_t3_t0 = S.Task('c_t5_t3_t0', length=7, delay_cost=1)
	c_t5_t3_t0 += alt(MUL)
	S += c_t5_t3_t0>=c_t5_t3_t0_in

	c_t5_t3_t0_mem0 = S.Task('c_t5_t3_t0_mem0', length=1, delay_cost=1)
	c_t5_t3_t0_mem0 += ADD_mem[0]
	S += 29 < c_t5_t3_t0_mem0
	S += c_t5_t3_t0_mem0 <= c_t5_t3_t0

	c_t5_t3_t0_mem1 = S.Task('c_t5_t3_t0_mem1', length=1, delay_cost=1)
	c_t5_t3_t0_mem1 += ADD_mem[0]
	S += 31 < c_t5_t3_t0_mem1
	S += c_t5_t3_t0_mem1 <= c_t5_t3_t0

	c_t5_t3_t1_in = S.Task('c_t5_t3_t1_in', length=1, delay_cost=1)
	c_t5_t3_t1_in += alt(MUL_in)
	c_t5_t3_t1 = S.Task('c_t5_t3_t1', length=7, delay_cost=1)
	c_t5_t3_t1 += alt(MUL)
	S += c_t5_t3_t1>=c_t5_t3_t1_in

	c_t5_t3_t1_mem0 = S.Task('c_t5_t3_t1_mem0', length=1, delay_cost=1)
	c_t5_t3_t1_mem0 += ADD_mem[3]
	S += 33 < c_t5_t3_t1_mem0
	S += c_t5_t3_t1_mem0 <= c_t5_t3_t1

	c_t5_t3_t1_mem1 = S.Task('c_t5_t3_t1_mem1', length=1, delay_cost=1)
	c_t5_t3_t1_mem1 += ADD_mem[0]
	S += 30 < c_t5_t3_t1_mem1
	S += c_t5_t3_t1_mem1 <= c_t5_t3_t1

	c_t5_t3_t2 = S.Task('c_t5_t3_t2', length=1, delay_cost=1)
	c_t5_t3_t2 += alt(ADD)

	c_t5_t3_t2_mem0 = S.Task('c_t5_t3_t2_mem0', length=1, delay_cost=1)
	c_t5_t3_t2_mem0 += ADD_mem[0]
	S += 29 < c_t5_t3_t2_mem0
	S += c_t5_t3_t2_mem0 <= c_t5_t3_t2

	c_t5_t3_t2_mem1 = S.Task('c_t5_t3_t2_mem1', length=1, delay_cost=1)
	c_t5_t3_t2_mem1 += ADD_mem[3]
	S += 33 < c_t5_t3_t2_mem1
	S += c_t5_t3_t2_mem1 <= c_t5_t3_t2

	c_t5_t3_t3 = S.Task('c_t5_t3_t3', length=1, delay_cost=1)
	c_t5_t3_t3 += alt(ADD)

	c_t5_t3_t3_mem0 = S.Task('c_t5_t3_t3_mem0', length=1, delay_cost=1)
	c_t5_t3_t3_mem0 += ADD_mem[0]
	S += 31 < c_t5_t3_t3_mem0
	S += c_t5_t3_t3_mem0 <= c_t5_t3_t3

	c_t5_t3_t3_mem1 = S.Task('c_t5_t3_t3_mem1', length=1, delay_cost=1)
	c_t5_t3_t3_mem1 += ADD_mem[0]
	S += 30 < c_t5_t3_t3_mem1
	S += c_t5_t3_t3_mem1 <= c_t5_t3_t3

	solvers.mip.solve(S,msg=1,kind='CPLEX',ratio_gap=1.01)

	solution = [['hoge']*len(S.solution()[1]) for i in range(len(S.solution()))]
	for i in range(len(S.solution())):
		for j in range(len(S.solution()[i])):
			solution[i][j]=str(S.solution()[i][j])
	print(solution)

	cycles = int(solution[-1][3])

	pic_file_name = "/mnt/rose/usr1/fukuda/pairing_automation_design2/bls12-1150/scheduling/SQR_mul1_add4/SQR_2.png"
	if(S.solution() != []):
		plotters.matplotlib.plot(S,img_filename=pic_file_name, vertical_text=True, fig_size=(cycles*0.25+3, 5), show_task_labels=False)

	return solution
